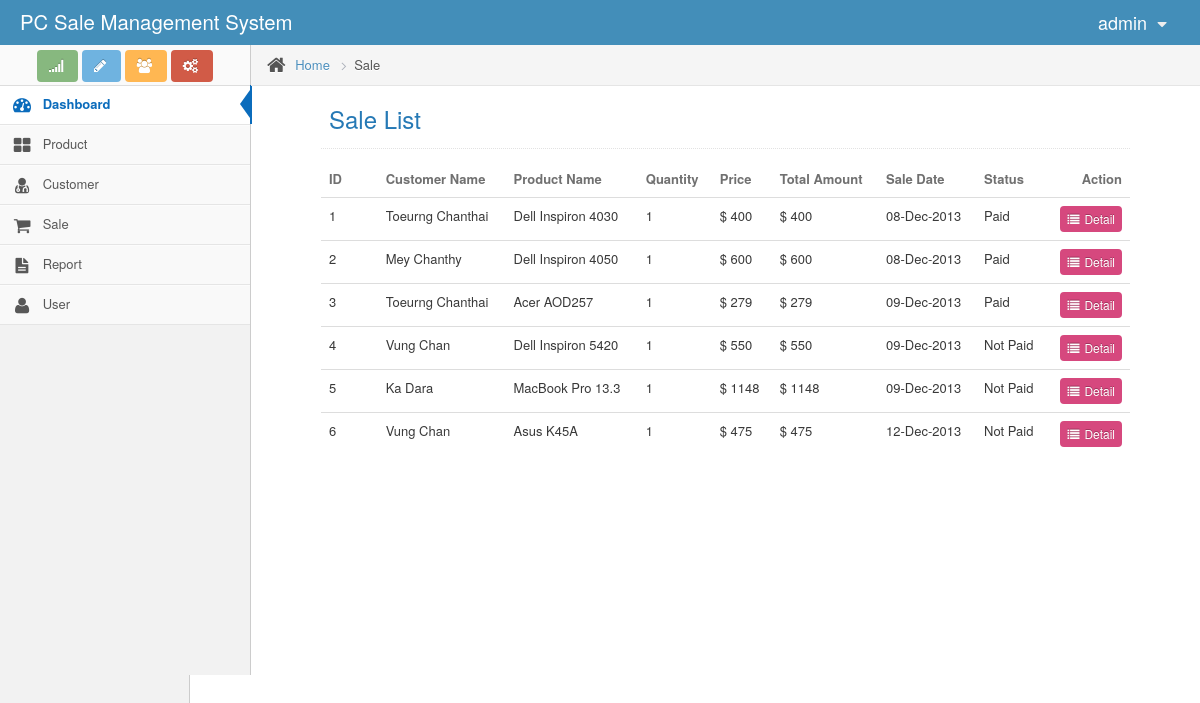
Page /sale.php (signed in) on the committed database.
### tables this page shows
CREATE TABLE `tbl_sale` (
  `sale_id` int(11) NOT NULL AUTO_INCREMENT,
  `product_id` int(11) NOT NULL,
  `customer_id` int(11) NOT NULL,
  `sale_date` date NOT NULL,
  `sale_price` double NOT NULL,
  `sale_quantity` int(11) NOT NULL,
  `payment_date` date DEFAULT NULL,
  `checked_by` int(11) DEFAULT NULL,
  PRIMARY KEY (`sale_id`),
  KEY `product_id` (`product_id`) USING BTREE,
  KEY `customer_id` (`customer_id`) USING BTREE,
  KEY `checked_by` (`checked_by`) USING BTREE,
  CONSTRAINT `checked_by` FOREIGN KEY (`checked_by`) REFERENCES `tbl_user` (`user_id`) ON UPDATE CASCADE,
  CONSTRAINT `customer_id` FOREIGN KEY (`customer_id`) REFERENCES `tbl_customer` (`customer_id`) ON UPDATE CASCADE,
  CONSTRAINT `product_id` FOREIGN KEY (`product_id`) REFERENCES `tbl_product` (`product_id`) ON UPDATE CASCADE
);

CREATE TABLE `tbl_customer` (
  `customer_id` int(11) NOT NULL AUTO_INCREMENT,
  `family_name` varchar(255) NOT NULL,
  `given_name` varchar(255) NOT NULL,
  `phone_number` varchar(255) NOT NULL,
  `current_address` varchar(255) NOT NULL,
  PRIMARY KEY (`customer_id`)
);

CREATE TABLE `tbl_product` (
  `product_id` int(11) NOT NULL AUTO_INCREMENT,
  `model_id` int(11) NOT NULL,
  `product_name` varchar(255) NOT NULL,
  `quantity` int(11) NOT NULL,
  `price` double NOT NULL,
  PRIMARY KEY (`product_id`),
  KEY `model_id` (`model_id`),
  CONSTRAINT `model_id` FOREIGN KEY (`model_id`) REFERENCES `tbl_model` (`model_id`) ON UPDATE CASCADE
);

### sale.php (the view, shortened to what this page needs)
<?php
	include('includes/database.php');
	include('includes/header.php');
	include('includes/menu.php');
?>
<div class="main-content">
    <div class="breadcrumbs" id="breadcrumbs">
        <ul class="breadcrumb">
            <li>
                <i class="icon-home home-icon"></i>
                <a href="/">Home</a>
                <span class="divider">
                    <i class="icon-angle-right arrow-icon"></i>
                </span>
            </li>
            <li class="active">Sale</li>
        </ul>
    </div>
    <div class="page-content">
    	<div class="page-header position-relative">
        	<div class="pull-left">
            	<h1> Sale List </h1>
           	</div>
        </div>
        <div class="row-fluid">
        <table id="sample-table-1" class="table">
        	<thead>
            <tr style="border-top:none !important">
                <th style="width:7%">ID</th>
                <th>Customer Name</th>
                <th>Product Name</th>
                <th>Quantity</th>
                <th>Price</th>
                <th>Total Amount</th>
                <th>Sale Date</th>
                <th>Status</th>
                <th style="text-align:right">Action</th>
            </tr>
            </thead>
            <tbody>
            <?php
                $sql = "SELECT sa.*, cu.family_name as family_name, cu.given_name as given_name, pr.product_name as product_name, mo.model_name as model_name, (sa.sale_quantity * sa.sale_price ) as total_amount,
                (CASE WHEN sa.payment_date IS NOT NULL  THEN 'Paid' ELSE 'Not Paid' END) as pay_status
                FROM tbl_sale sa
                LEFT JOIN tbl_customer cu ON (cu.customer_id=sa.customer_id)
                LEFT JOIN tbl_product pr ON (pr.product_id=sa.product_id)
                LEFT JOIN tbl_model mo ON (mo.model_id=pr.model_id) ORDER BY sa.sale_id";
                $res = $db->query($sql);
               while ($rows = $res->fetch_array(MYSQLI_ASSOC)) {
                    echo '<tr>';
                        echo '<td>'.$rows['sale_id'].'</td>';
                        echo '<td>'.ucwords($rows['family_name']).' '.ucwords($rows['given_name']).'</td>';
                        echo '<td>'.ucwords($rows['product_name']).'</td>';
						echo '<td>'.ucwords($rows['sale_quantity']).'</td>' ;
                        echo '<td>$ '.$rows['sale_price'].'</td>' ;
						echo '<td>$ '.$rows['total_amount'].'</td>' ;
                        echo '<td>'.date('d-M-Y', strtotime($rows['sale_date'])).'</td>' ;
                        echo '<td>'.ucwords($rows['pay_status']).'</td>' ;
                ?>           <td style="text-align:right">
                                 <a href="detailsale.php?page=detailsale&id=<?php echo $rows["sale_id"] ?>" class="btn btn-mini btn-pink"><i class="icon-list mr"></i>Detail</a>
                            </td>
                    </tr>
                <?php
                }
                ?>
            </tbody>
		</table>
        </div>
    </div>
</div>
<?php include('includes/footer.php'); ?>

### assets/css/style.css (style rules this page uses)
body { font-family:"Helvetica Neue",Helvetica,Arial,sans-serif !important; }
.main-content { margin-left: 251px !important; min-height:630px !important; }
.page-content { margin: 5px 50px 20px !important; }
.btn { border-radius: 4px !important; -moz-border-radius:4px !important; -webkit-border-radius:4px !important; }
.table thead tr th { background: #ffffff !important; }
.mr { margin-right: 5px !important; }

### rows in the picture
tbl_sale: sale_id "1", customer.family_name "Toeurng", customer.given_name "Chanthai", product.product_name "Dell Inspiron 4030", sale_quantity "1", sale_price "400", total_amount "400", sale_date "08-Dec-2013", pay_status "Paid"
tbl_sale: sale_id "2", customer.family_name "Mey", customer.given_name "Chanthy", product.product_name "Dell Inspiron 4050", sale_quantity "1", sale_price "600", total_amount "600", sale_date "08-Dec-2013", pay_status "Paid"
tbl_sale: sale_id "3", customer.family_name "Toeurng", customer.given_name "Chanthai", product.product_name "Acer AOD257", sale_quantity "1", sale_price "279", total_amount "279", sale_date "09-Dec-2013", pay_status "Paid"
tbl_sale: sale_id "4", customer.family_name "Vung", customer.given_name "Chan", product.product_name "Dell Inspiron 5420", sale_quantity "1", sale_price "550", total_amount "550", sale_date "09-Dec-2013", pay_status "Not Paid"
tbl_sale: sale_id "5", customer.family_name "Ka", customer.given_name "Dara", product.product_name "MacBook Pro 13.3", sale_quantity "1", sale_price "1148", total_amount "1148", sale_date "09-Dec-2013", pay_status "Not Paid"
tbl_sale: sale_id "6", customer.family_name "Vung", customer.given_name "Chan", product.product_name "Asus K45A", sale_quantity "1", sale_price "475", total_amount "475", sale_date "12-Dec-2013", pay_status "Not Paid"

### other values in the picture
$_SESSION['user'] "admin"
